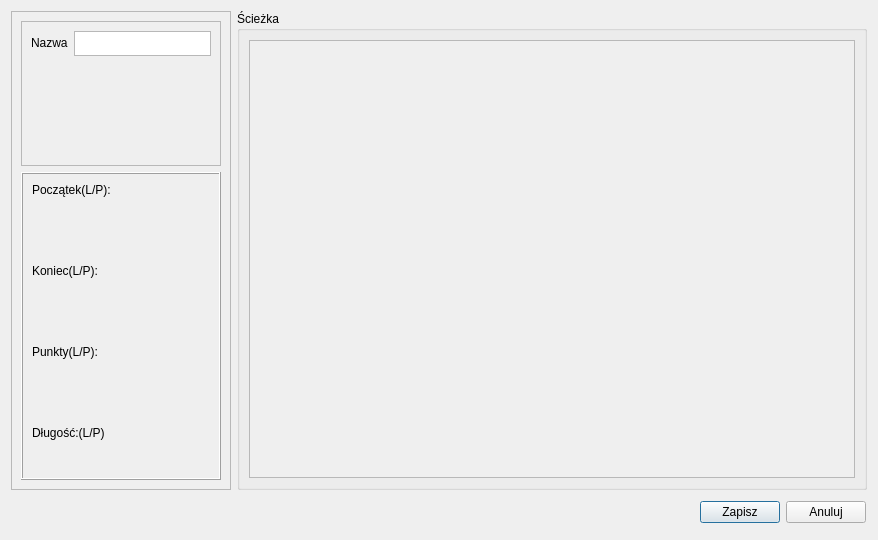
<?xml version="1.0" encoding="UTF-8"?>
<ui version="4.0">
 <class>SaveTrackDialog</class>
 <widget class="QDialog" name="SaveTrackDialog">
  <property name="geometry">
   <rect>
    <x>0</x>
    <y>0</y>
    <width>878</width>
    <height>540</height>
   </rect>
  </property>
  <property name="minimumSize">
   <size>
    <width>790</width>
    <height>540</height>
   </size>
  </property>
  <property name="maximumSize">
   <size>
    <width>1360</width>
    <height>540</height>
   </size>
  </property>
  <property name="windowTitle">
   <string>Zapis ściezki</string>
  </property>
  <property name="modal">
   <bool>true</bool>
  </property>
  <layout class="QVBoxLayout" name="verticalLayout">
   <item>
    <layout class="QHBoxLayout" name="horizontalLayout">
     <item>
      <widget class="QFrame" name="frame_3">
       <property name="maximumSize">
        <size>
         <width>220</width>
         <height>16777215</height>
        </size>
       </property>
       <property name="frameShape">
        <enum>QFrame::StyledPanel</enum>
       </property>
       <property name="frameShadow">
        <enum>QFrame::Raised</enum>
       </property>
       <layout class="QVBoxLayout" name="verticalLayout_3">
        <item>
         <widget class="QFrame" name="frame_4">
          <property name="maximumSize">
           <size>
            <width>16777215</width>
            <height>16777215</height>
           </size>
          </property>
          <property name="frameShape">
           <enum>QFrame::StyledPanel</enum>
          </property>
          <property name="frameShadow">
           <enum>QFrame::Raised</enum>
          </property>
          <layout class="QFormLayout" name="formLayout_2">
           <item row="0" column="0">
            <widget class="QLabel" name="label">
             <property name="text">
              <string>Nazwa</string>
             </property>
            </widget>
           </item>
           <item row="0" column="1">
            <widget class="QTextEdit" name="inTrackName">
             <property name="sizePolicy">
              <sizepolicy hsizetype="Expanding" vsizetype="Expanding">
               <horstretch>0</horstretch>
               <verstretch>0</verstretch>
              </sizepolicy>
             </property>
             <property name="minimumSize">
              <size>
               <width>0</width>
               <height>0</height>
              </size>
             </property>
             <property name="maximumSize">
              <size>
               <width>16777215</width>
               <height>25</height>
              </size>
             </property>
             <property name="acceptDrops">
              <bool>true</bool>
             </property>
             <property name="inputMethodHints">
              <set>Qt::ImhNone</set>
             </property>
             <property name="verticalScrollBarPolicy">
              <enum>Qt::ScrollBarAlwaysOff</enum>
             </property>
             <property name="horizontalScrollBarPolicy">
              <enum>Qt::ScrollBarAlwaysOff</enum>
             </property>
             <property name="acceptRichText">
              <bool>false</bool>
             </property>
            </widget>
           </item>
           <item row="1" column="0">
            <spacer name="verticalSpacer">
             <property name="orientation">
              <enum>Qt::Vertical</enum>
             </property>
             <property name="sizeType">
              <enum>QSizePolicy::MinimumExpanding</enum>
             </property>
             <property name="sizeHint" stdset="0">
              <size>
               <width>20</width>
               <height>30</height>
              </size>
             </property>
            </spacer>
           </item>
          </layout>
         </widget>
        </item>
        <item>
         <widget class="QFrame" name="frame_2">
          <property name="frameShape">
           <enum>QFrame::Box</enum>
          </property>
          <property name="frameShadow">
           <enum>QFrame::Raised</enum>
          </property>
          <layout class="QFormLayout" name="formLayout">
           <property name="fieldGrowthPolicy">
            <enum>QFormLayout::AllNonFixedFieldsGrow</enum>
           </property>
           <property name="formAlignment">
            <set>Qt::AlignLeading|Qt::AlignLeft|Qt::AlignVCenter</set>
           </property>
           <property name="verticalSpacing">
            <number>9</number>
           </property>
           <property name="topMargin">
            <number>9</number>
           </property>
           <item row="0" column="0">
            <widget class="QLabel" name="label_2">
             <property name="text">
              <string>Początek(L/P):</string>
             </property>
            </widget>
           </item>
           <item row="1" column="0">
            <spacer name="horizontalSpacer">
             <property name="orientation">
              <enum>Qt::Horizontal</enum>
             </property>
             <property name="sizeHint" stdset="0">
              <size>
               <width>40</width>
               <height>20</height>
              </size>
             </property>
            </spacer>
           </item>
           <item row="2" column="0">
            <spacer name="horizontalSpacer_4">
             <property name="orientation">
              <enum>Qt::Horizontal</enum>
             </property>
             <property name="sizeHint" stdset="0">
              <size>
               <width>40</width>
               <height>20</height>
              </size>
             </property>
            </spacer>
           </item>
           <item row="3" column="0">
            <widget class="QLabel" name="label_3">
             <property name="text">
              <string>Koniec(L/P):</string>
             </property>
            </widget>
           </item>
           <item row="4" column="0">
            <spacer name="horizontalSpacer_2">
             <property name="orientation">
              <enum>Qt::Horizontal</enum>
             </property>
             <property name="sizeHint" stdset="0">
              <size>
               <width>40</width>
               <height>20</height>
              </size>
             </property>
            </spacer>
           </item>
           <item row="5" column="0">
            <spacer name="horizontalSpacer_5">
             <property name="orientation">
              <enum>Qt::Horizontal</enum>
             </property>
             <property name="sizeHint" stdset="0">
              <size>
               <width>40</width>
               <height>20</height>
              </size>
             </property>
            </spacer>
           </item>
           <item row="6" column="0">
            <widget class="QLabel" name="label_4">
             <property name="text">
              <string>Punkty(L/P):</string>
             </property>
            </widget>
           </item>
           <item row="7" column="0">
            <spacer name="horizontalSpacer_3">
             <property name="orientation">
              <enum>Qt::Horizontal</enum>
             </property>
             <property name="sizeHint" stdset="0">
              <size>
               <width>40</width>
               <height>20</height>
              </size>
             </property>
            </spacer>
           </item>
           <item row="8" column="0">
            <spacer name="horizontalSpacer_6">
             <property name="orientation">
              <enum>Qt::Horizontal</enum>
             </property>
             <property name="sizeHint" stdset="0">
              <size>
               <width>40</width>
               <height>20</height>
              </size>
             </property>
            </spacer>
           </item>
           <item row="9" column="0">
            <widget class="QLabel" name="label_5">
             <property name="text">
              <string>Długość:(L/P)</string>
             </property>
            </widget>
           </item>
           <item row="10" column="0">
            <spacer name="horizontalSpacer_7">
             <property name="orientation">
              <enum>Qt::Horizontal</enum>
             </property>
             <property name="sizeHint" stdset="0">
              <size>
               <width>40</width>
               <height>20</height>
              </size>
             </property>
            </spacer>
           </item>
           <item row="1" column="1">
            <widget class="QLabel" name="labBegin">
             <property name="text">
              <string/>
             </property>
            </widget>
           </item>
           <item row="4" column="1">
            <widget class="QLabel" name="labEnd">
             <property name="text">
              <string/>
             </property>
            </widget>
           </item>
           <item row="7" column="1">
            <widget class="QLabel" name="labPoints">
             <property name="text">
              <string/>
             </property>
            </widget>
           </item>
           <item row="10" column="1">
            <widget class="QLabel" name="labLen">
             <property name="text">
              <string/>
             </property>
            </widget>
           </item>
          </layout>
         </widget>
        </item>
       </layout>
      </widget>
     </item>
     <item>
      <widget class="QGroupBox" name="groupBox">
       <property name="title">
        <string>Ścieżka</string>
       </property>
       <layout class="QVBoxLayout" name="verticalLayout_2">
        <item>
         <widget class="QScrollArea" name="scrollArea">
          <property name="widgetResizable">
           <bool>true</bool>
          </property>
          <widget class="QWidget" name="scrollAreaWidgetContents_2">
           <property name="geometry">
            <rect>
             <x>0</x>
             <y>0</y>
             <width>601</width>
             <height>434</height>
            </rect>
           </property>
           <layout class="QHBoxLayout" name="horizontalLayout_3">
            <item>
             <widget class="QLabel" name="trackPreview">
              <property name="text">
               <string/>
              </property>
              <property name="alignment">
               <set>Qt::AlignCenter</set>
              </property>
             </widget>
            </item>
           </layout>
          </widget>
         </widget>
        </item>
       </layout>
      </widget>
     </item>
    </layout>
   </item>
   <item>
    <widget class="QFrame" name="frame">
     <property name="maximumSize">
      <size>
       <width>16777215</width>
       <height>40</height>
      </size>
     </property>
     <layout class="QHBoxLayout" name="_2" stretch="0,0,0">
      <property name="spacing">
       <number>6</number>
      </property>
      <property name="sizeConstraint">
       <enum>QLayout::SetDefaultConstraint</enum>
      </property>
      <property name="leftMargin">
       <number>1</number>
      </property>
      <property name="topMargin">
       <number>1</number>
      </property>
      <property name="rightMargin">
       <number>1</number>
      </property>
      <property name="bottomMargin">
       <number>1</number>
      </property>
      <item>
       <spacer>
        <property name="orientation">
         <enum>Qt::Horizontal</enum>
        </property>
        <property name="sizeType">
         <enum>QSizePolicy::Expanding</enum>
        </property>
        <property name="sizeHint" stdset="0">
         <size>
          <width>131</width>
          <height>31</height>
         </size>
        </property>
       </spacer>
      </item>
      <item>
       <widget class="QPushButton" name="okButton">
        <property name="text">
         <string>Zapisz</string>
        </property>
       </widget>
      </item>
      <item>
       <widget class="QPushButton" name="cancelButton">
        <property name="text">
         <string>Anuluj</string>
        </property>
       </widget>
      </item>
     </layout>
    </widget>
   </item>
  </layout>
 </widget>
 <resources/>
 <connections/>
</ui>
